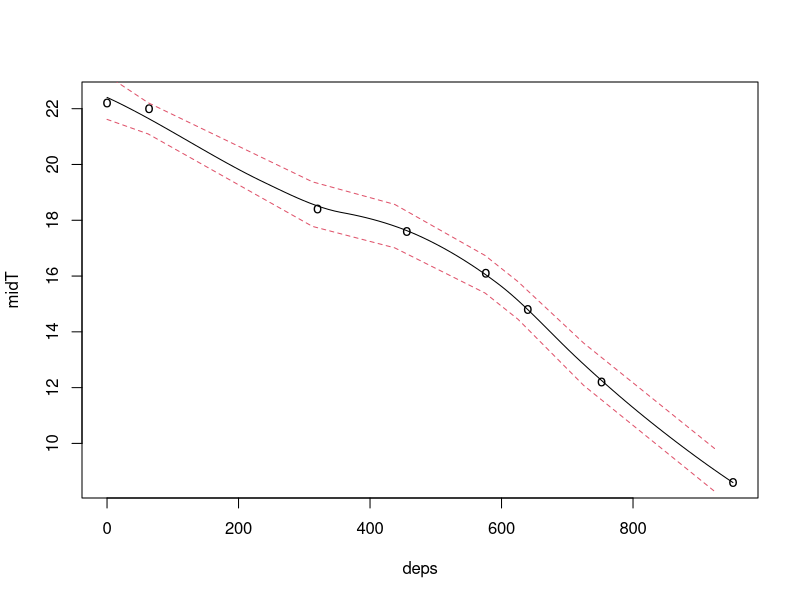
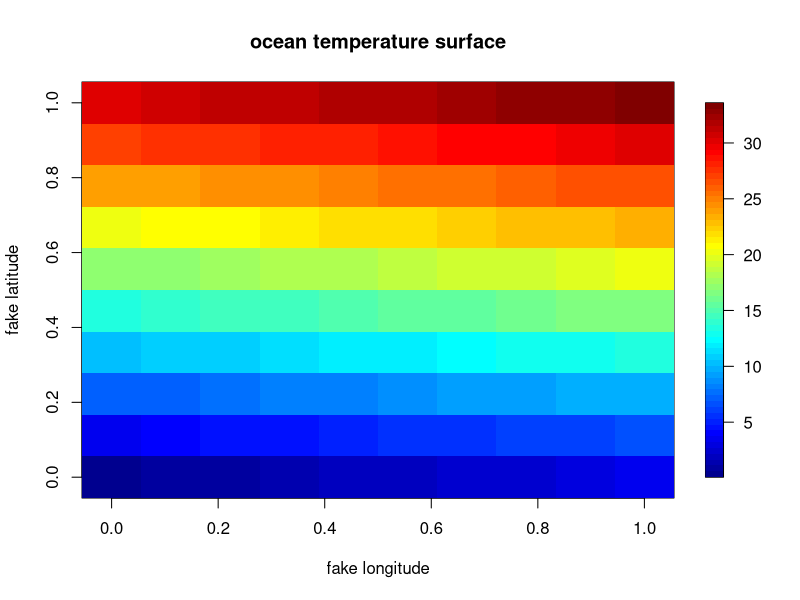
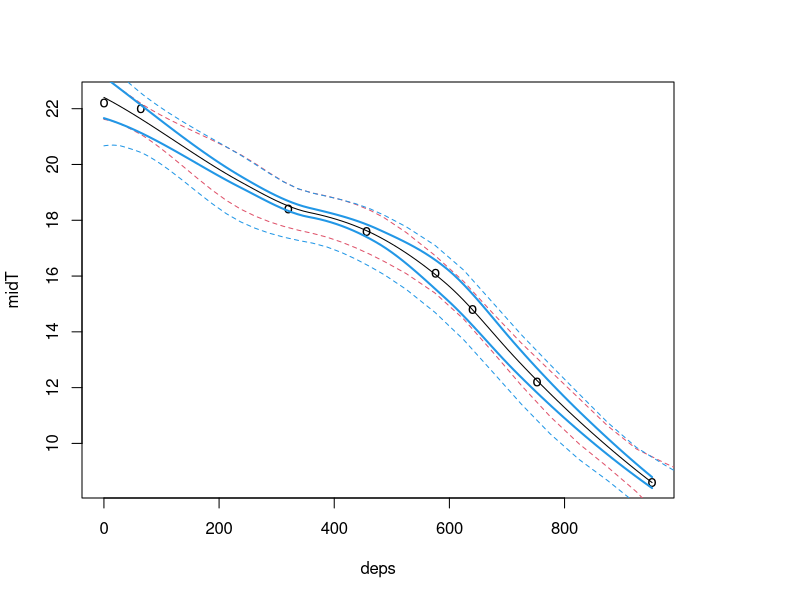
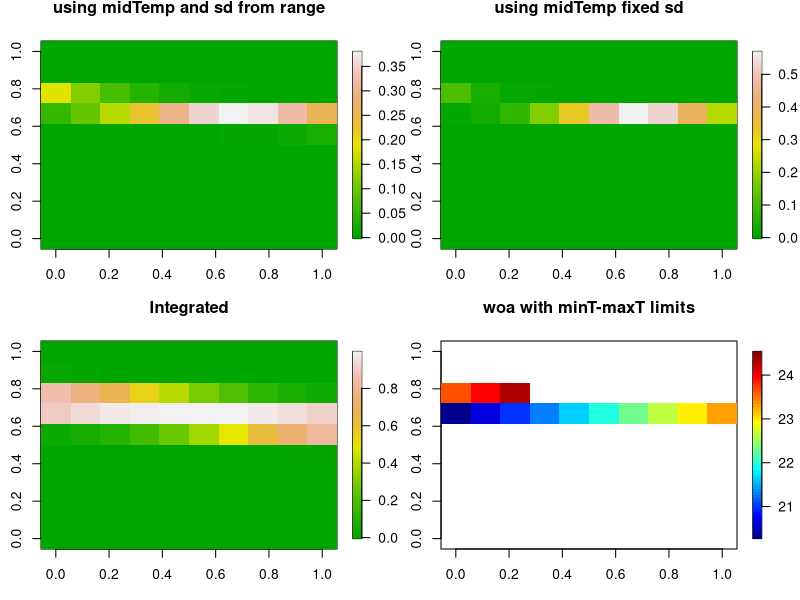

R code for these plots, in order:
# build an example with some real data
# objective here is to properly characterize error in the PDT
# matching routine between depth-temp data from the tag
# and WOA data.

library(locfit)
library(fields)
library(plyr)

# this is real data
minT <- c(21.4,21.6,18.2,17.4,15.6,14.2,11.8,8.4)
maxT <- c(23,22.4,18.6,17.8,16.6,15.4,12.6,8.8)
deps <- c(0,64,320,456,576,640,752,952)
midT <- (maxT + minT) / 2

stdDepth <- c(0.0,2.5,7.5, 12.5, 17.5, 22.5, 27.5, 32.5, 37.5, 42.5, 47.5, 52.5, 57.5,
              62.5, 67.5, 72.5, 77.5, 82.5, 87.5, 92.5, 97.5,112.5,137.5,162.5,187.5,212.5,
              237.5,262.5,287.5,312.5,337.5,362.5,387.5,412.5,437.5,462.5,487.5,525.0,575.0,
              625.0,675.0,725.0,775.0,825.0,875.0,925.0,975.0, 1025.0, 1075.0, 1125.0, 1175.0,
              1225.0, 1275.0, 1325.0, 1375.0, 1425.0, 1475.0)

# do the regression
fit <- locfit(midT ~ deps)
n = length(deps)
# find the standard depth levels that correspond to the depths the tag data is measured at
depIdx <- findInterval(deps, stdDepth)
woaDep <- stdDepth[depIdx] 
# make predictions based on the regression model earlier for the temperature at standard WOA depth levels
pred = predict(fit, newdata=woaDep, se=T, get.data=T)

# see the regression
plot(fit, get.data=TRUE)
# and add SE based on model predictions at new depth levels
lines(woaDep, pred$fit+pred$se.fit*sqrt(n), col=2, lty=2)
lines(woaDep, pred$fit-pred$se.fit*sqrt(n), col=2, lty=2)
#points(woaDep, pred$fit+pred$se.fit*sqrt(n), col=2)
#points(woaDep, pred$fit-pred$se.fit*sqrt(n), col=2)

# fake temperature surface
woa1 = matrix(1:100/3, 10,10)
woa2 = matrix(1:100/3,10,10)
woa = rbind(woa1[1:5,],woa2[1:5,])
image.plot(woa1,xlab='fake longitude',ylab='fake latitude', main='ocean temperature surface')

# put everything in one spot
out <- cbind(woaDep,fitT=pred$fit,sd_lwr=pred$fit-pred$se.fit*sqrt(n),sd_upr=pred$fit+pred$se.fit*sqrt(n))

# ** now how do we implement LeBris's likelihood routine via integration from sd_lwr to sd_upr?

#-------------------------------------------------------------------------# 
# like this! 
#-------------------------------------------------------------------------# 
# do the regression at min and max
fit.low <- locfit(minT ~ deps)
fit.high <- locfit(maxT ~ deps)
n = length(deps)
# find the standard depth levels that correspond to the depths the tag data is measured at
# depIdx <- findInterval(deps, stdDepth)

# use the which.min
depIdx = apply(as.data.frame(deps), 1, FUN=function(x) which.min((x-stdDepth)^2))
woaDep <- stdDepth[depIdx] 

# make predictions based on the regression model earlier for the temperature at standard WOA depth levels for low and high temperature at that depth
pred = predict(fit, newdata=stdDepth, se=T, get.data=T)
pred.low = predict(fit.low, newdata=stdDepth, se=T, get.data=T)
pred.high = predict(fit.high, newdata=stdDepth, se=T, get.data=T)
plot(fit, get.data=TRUE, lwd=2)

# and add SE based on model predictions at new depth levels
lines(stdDepth, pred$fit+pred$se.fit*sqrt(n), col=2, lty=2)
lines(stdDepth, pred$fit-pred$se.fit*sqrt(n), col=2, lty=2)

lines(fit.low, col = 4, lwd=2)           
lines(fit.high, col = 4, lwd=2)

lines(stdDepth, pred.high$fit+pred.high$se.fit*sqrt(n), col=4, lty=2)
lines(stdDepth, pred.low$fit-pred.low$se.fit*sqrt(n), col=4, lty=2)

n =length(stdDepth)

# data frame for next step
df = data.frame(low=pred.low$fit[depIdx]-pred.low$se.fit[depIdx]*sqrt(n), high=pred.high$fit[depIdx]+pred.high$se.fit[depIdx]*sqrt(n), row.names = stdDepth[depIdx])
df1 <- data.frame(low=pred$fit[depIdx]-pred$se.fit[depIdx]*sqrt(n), 
                  high=pred$fit[depIdx]+pred$se.fit[depIdx]*sqrt(n),
                  row.names = stdDepth[depIdx])
#---------------------------------------------------------------------------------------#
# WOA sd.. 
#---------------------------------------------------------------------------------------#
# fixed sd of the grid
woasd = .7

# slow derivation of sd by surrounding cells
for(i in 1:nrow(woa)){
  for(j in 1:ncol(woa)){
        
  }
}


# -----
# 1:
# -----
# I'm not sure the 2 apply steps above are right. when creating lik0,
# shouldn't each lik0[,,n] be the likelihood matrix for that dt[n]?
# Then the likelihoods are summed (integrated) across the range of dt?
# When I look at any lik0[,,n], it sure doesn't look like a realistic
# likelihood array for dt[n]. When summed, the resulting likelihood
# surface looks ok but why does it transition gradually on the top from
# low to high likelihood then immediately drop to low likelihood below?

# BG: use image.plot(lik0[n,,]). it looks correct

# BUT, if you replace the woa we were using with woa1
woa <- woa1
# then run it again, the plots look right as does the structure of lik0.

# ----
# 2:
# ----
# I think setting the integration limits based on SE of the regression at
# minT and maxT (rather than midT) makes the limits much too wide. For
# example, temp range based on the min/max regression at max(deps) is
# 4.5 - 10.6. Temp range based on midT regression at same depth is
# 7.2 - 9.3. Tag measured min/maxT at that depth is 8.4-8.8.
# Seems like we're actually adding too much range doing the regression
# on the min/max temps.

# BG: I think we need to keep this for several reasons previously stated. However, you raise an important point I didn't think about: These individual likelihoods for dt should not be weighted equally.. The min-max we use is just that, representative of a distrubution of temps at depth, with min/max as the tails of the distribution. The mean temp should have the most bearing on the result. Let's think about how to weight it accordingly. 

#---------------------------------------------------------------------------------------#
# integration would be something like this for each WOA layer..
#---------------------------------------------------------------------------------------#
# BG: 1-20-15
# according to local experts (wife), integration of a function f(2x) from, for example, 0 to 1, should be f(1^2)-f(0^2)
#I'm not sure how integration plays out using distrubutions but here's another shot at it..

# just noticed that sphmm functions arranged the dnorm in this way: grid data, observation, sd (of grid??)

#------------------------------------------------------------------------#
# Rhelp and Google provide!!
# Use integration function in R along with some fancy vector apply functions
#------------------------------------------------------------------------#
# apply an integration from minT to maxT at each woa cell
woav = as.vector(woa)

# use the midTemp and an adhoc sd based onthe range. 
sdr = (df1[,2]-df1[,1])/4

likint <- function(woa, minT, maxT, sdT){
  matrix(vapply(woa, FUN = function(x) integrate(dnorm, lower = minT, upper = maxT , mean = x, sd = sdT)$value, FUN.VALUE = matrix(0,1,1)), dim(woa)[1], dim(woa)[2])
}

# based on locfits to min/max at that depth
rmat = likint(woa, df[1,1], df[1,2], sdr[1])

# based on midtemp and se
rmat1 = likint(woa, df1[1,1], df1[1,2], sdr[1])

## This version has a different result... wtf. It's the same structure!
# rmat = matrix(vapply(woa, FUN = function(x) integrate(dnorm, lower = df1[1,1] , upper = df1[1,2], mean = x, sd = sdr[1])$value, FUN.VALUE = matrix(0,1,1)), 10, 10)


par(mfrow=c(2,2))
image.plot(dnorm(woa, 22.4, sdr[1]), col = terrain.colors(100)) # something wrong with this approach
title('using midTemp and sd from range')
image.plot(dnorm(woa, 22.4, .7), col = terrain.colors(100))
title('using midTemp fixed sd')
image.plot(rmat+1e-15, col = terrain.colors(100))  #, zlim = c(.025,.975)
title('Integrated') 
image.plot(woa, zlim = c(df1[1,1], df1[1,2]))
title('woa with minT-maxT limits')
